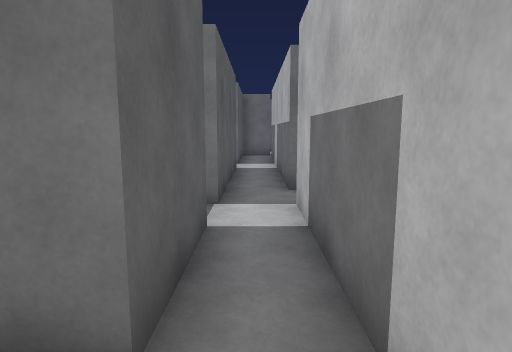
View 1 (above)

23 first-person views from a walk through a Unity game level. The camera is 1.3 m above the floor, tilts 8° down and sees 75° across. The floor is counted in squares, 1 m on a side. Each view is taken from the middle of a square. On the plan, view 1 faces up. The plan holds only what a view shows up to about 14 squares ahead; the rest is blank. The place goes on beyond the plan. The player is left out. Some animated figures are left out.

View 2
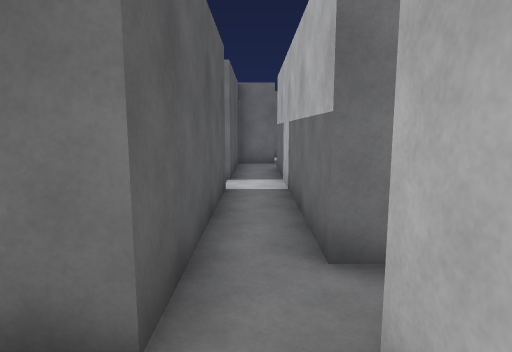

View 3
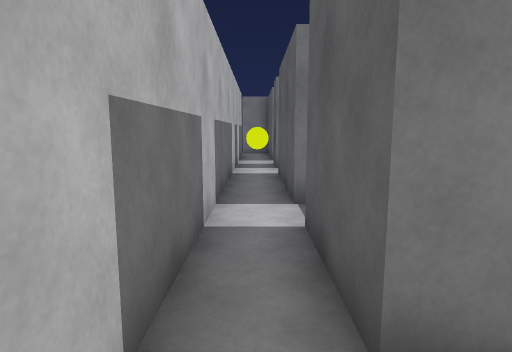

View 4
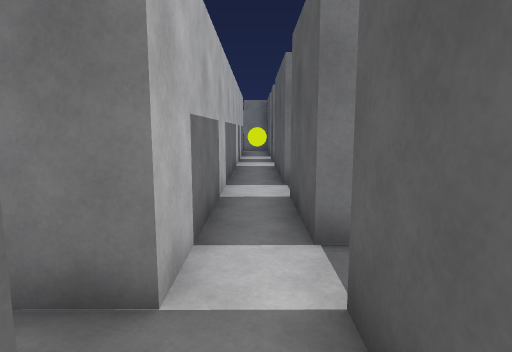

View 5
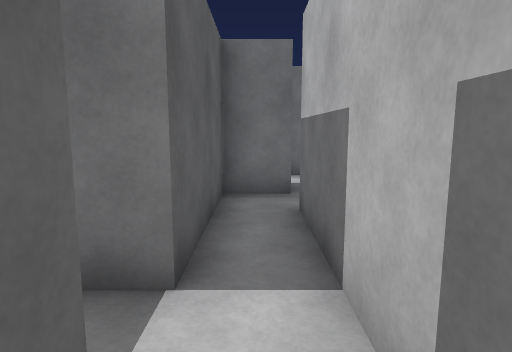

View 6
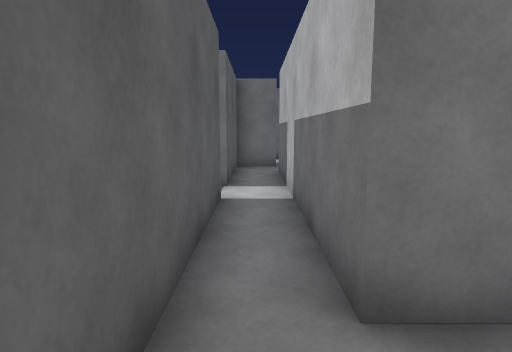

View 7
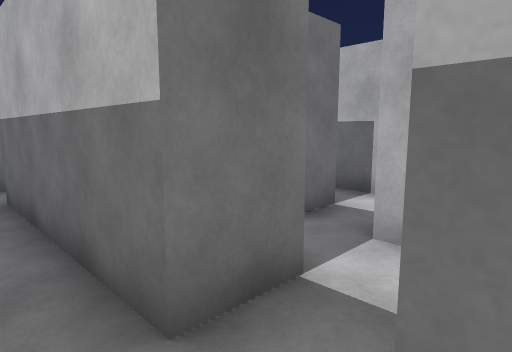

View 8
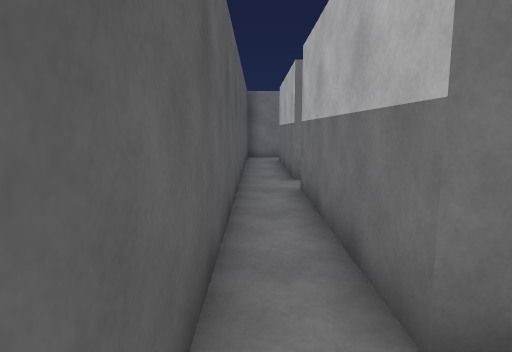

View 9
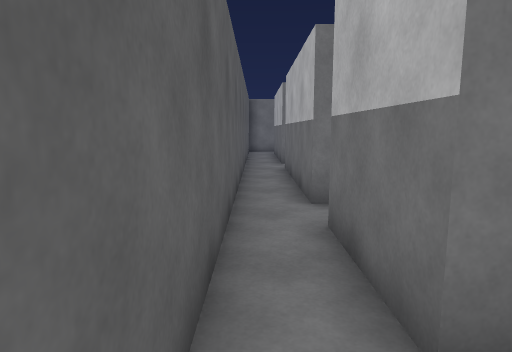

View 10
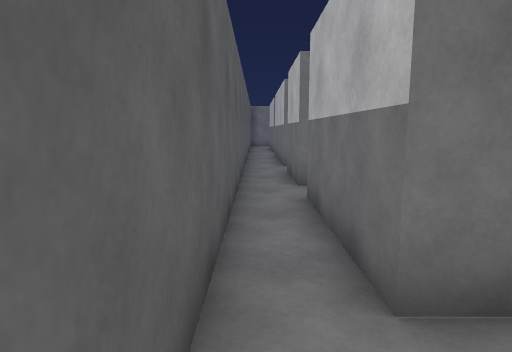

View 11
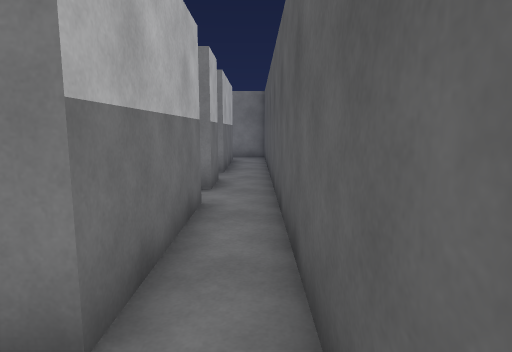

View 12
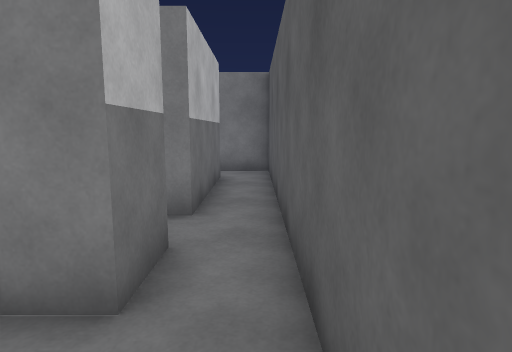

View 13
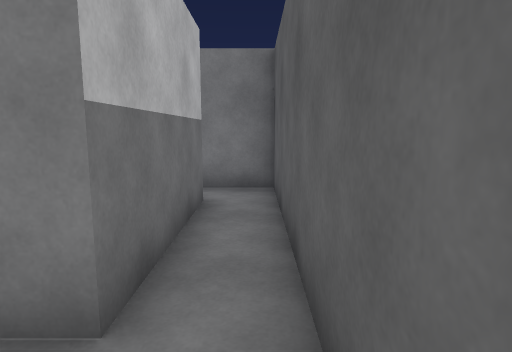

View 14
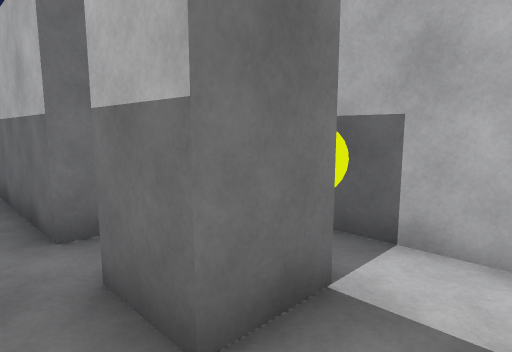

View 15
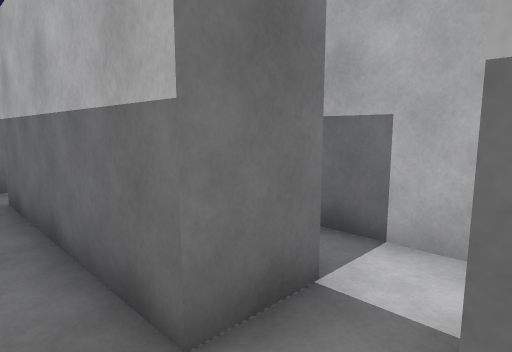

View 16
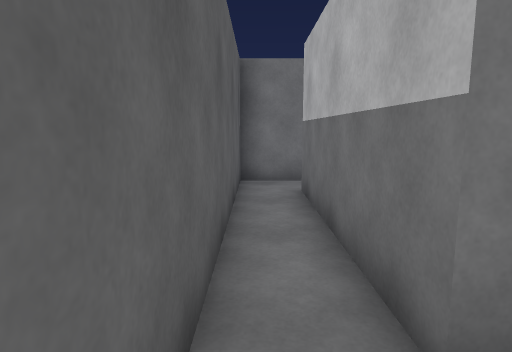

View 17
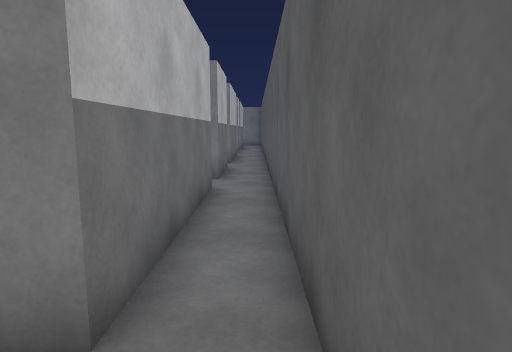

View 18
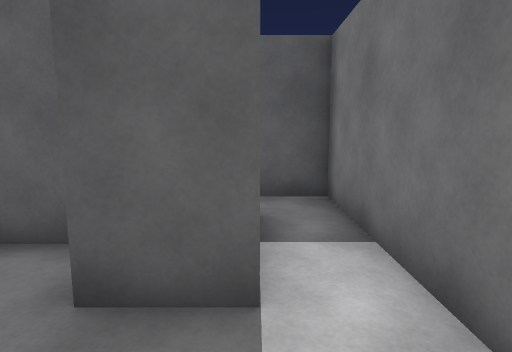

View 19
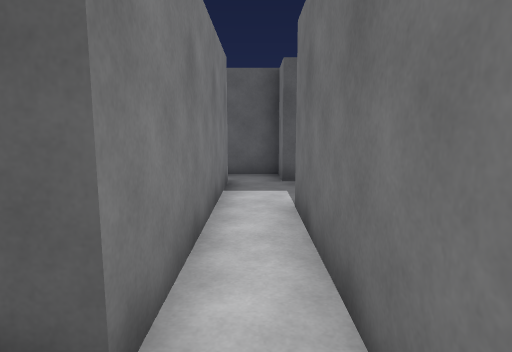

View 20
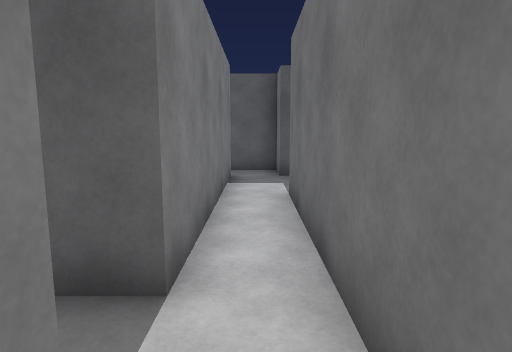

View 21
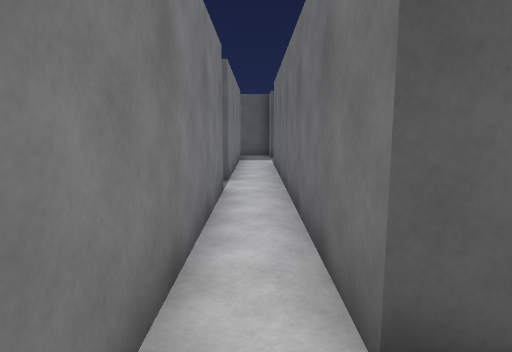

View 22
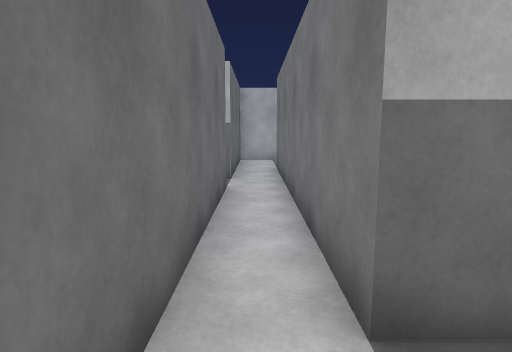

View 23
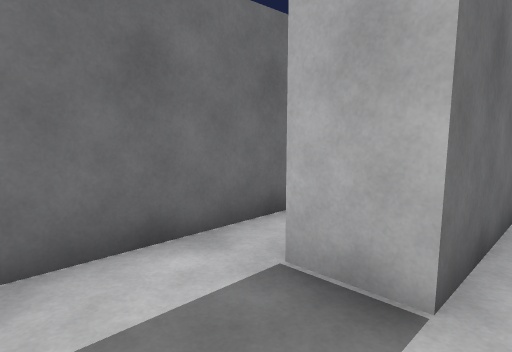

### Floor plan
Ten units are one square. View 1 is at (0, 0); x grows to the right and y downward. Boxes are objects, and circles mark ways between rooms. Rooms are numbered by the first view taken in them; rooms with no view inside come last. Other rooms are left out.
<svg viewBox="-39 -199 256 338">
<path fill="none" stroke="#000" d="M-7 -3 -7 38M-7 -44 -7 -16M21 -71 7 -71 7 -153M-7 55 -7 66M7 82 7 -57 19 -57M-7 -112 -7 -57M7 -167 -7 -167 -7 -126M-7 -16 -20 -16 -20 -44 -7 -44M-7 -57 -20 -57 -20 -112 -15 -112M-20 38 -20 -3 -7 -3M-7 66 -20 66 -20 52M-7 -126 -20 -126 -20 -181M-20 121 -20 79 -6 79M-24 -194 -34 -194 -34 134 -18 134M89 -153 184 -153M36 -194 -24 -194M7 -153 75 -153M7 -181 7 -167M144 -174 144 -167 34 -167 34 -181M212 -167 158 -167"/>
<rect x="-5" y="55" width="10" height="10" fill="#bbb"><title>ball</title></rect>
<circle cx="-15" cy="-10" r="3" fill="#2a7"/>
<circle cx="-15" cy="-120" r="3" fill="#2a7"/>
<circle cx="-15" cy="-50" r="3" fill="#2a7"/>
<circle cx="-15" cy="70" r="3" fill="#2a7"/>
<circle cx="0" cy="-160" r="3" fill="#2a7"/>
<circle cx="-30" cy="-190" r="3" fill="#2a7"/>
<text x="0" y="-10">1</text>
<text x="-30" y="-20">2</text>
<text x="70" y="-160">3</text>
</svg>
Room 1 opens to room 2. Room 1 opens to room 3. Room 2 opens to room 3.

Where each view was taken, in squares from view 1:
view 1: 0 up, 0 right, facing up
view 2: 4 up, 0 right, facing up
view 3: 6 up, 0 right, facing down
view 4: 8 up, 0 right, facing down
view 5: 10 up, 0 right, facing up
view 6: 5 up, 0 right, facing up
view 7: 4 up, 3 left, facing up-right
view 8: 4 up, 3 left, facing up
view 9: 0 up, 3 left, facing up
view 10: 6 down, 3 left, facing up
view 11: 2 up, 3 left, facing down
view 12: 3 down, 3 left, facing down
view 13: 6 down, 3 left, facing down
view 14: 8 down, 3 left, facing up-right
view 15: 11 up, 3 left, facing up-right
view 16: 11 up, 3 left, facing up
view 17: 13 up, 3 left, facing down
view 18: 18 up, 3 right, facing left
view 19: 16 up, 9 right, facing left
view 20: 16 up, 10 right, facing left
view 21: 16 up, 16 right, facing left
view 22: 16 up, 7 right, facing right
view 23: 16 up, 1 right, facing up-right
